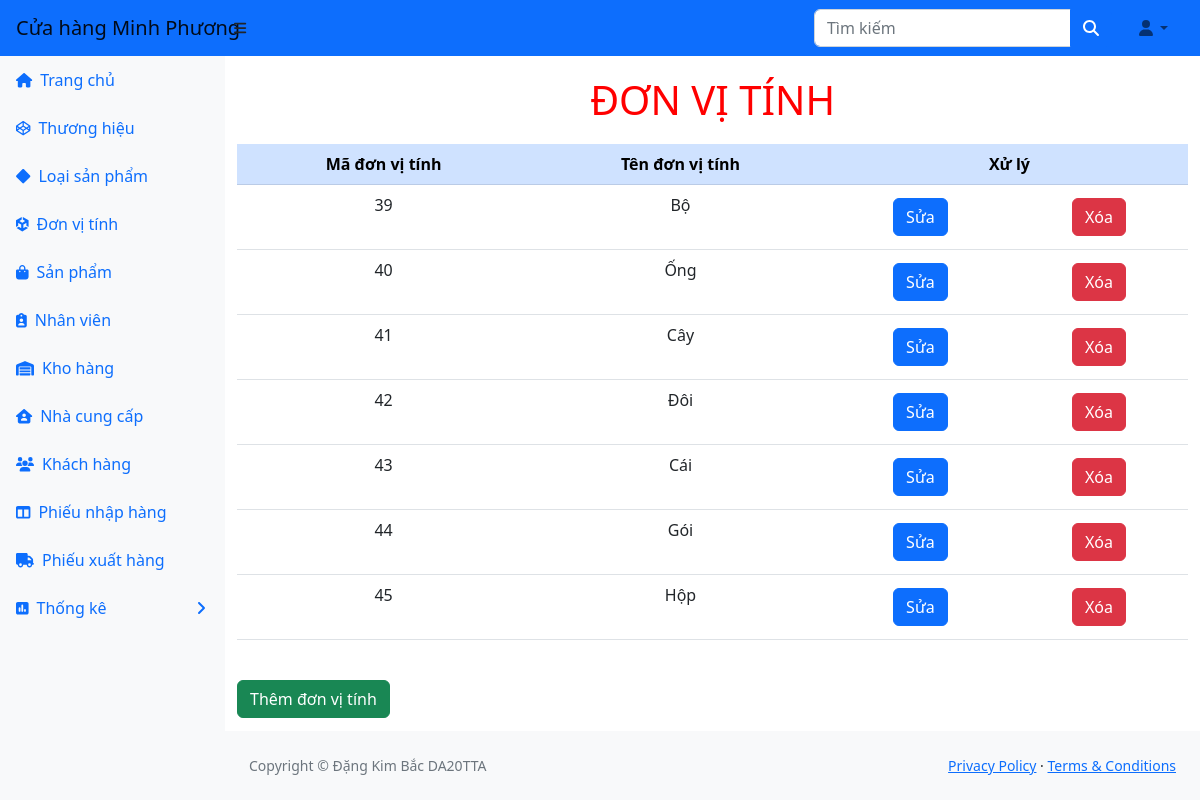
The app's page /ql_kho/ql-kho/donvitinh.php (signed in) with its own data.
### tables this page shows
CREATE TABLE `donvitinh` (
  `madonvitinh` int(255) NOT NULL,
  `tendonvitinh` varchar(255) NOT NULL
);

### ql_kho/ql-kho/donvitinh.php (the view)
<?php
    include_once("header.php");
?>
<body>
<h1 class="tieudeform">Đơn vị tính</h1>
    <table class = "table table-hover ">
        <thead class="table-primary">
        <tr>
            <th>Mã đơn vị tính</th>
            <th>Tên đơn vị tính</th>
            <th colspan="2">Xử lý</th>
        </tr>
        </thead>
        <?php
        include("ketnoi.php");
         $sql = "SELECT * FROM donvitinh ORDER BY madonvitinh ASC";
        $kq = $conn->query($sql) or die("Không thể xem ");
        while ($row = mysqli_fetch_array($kq)) {
            echo ("<tr>");
            $ma = $row["madonvitinh"];
            echo ("<td>" . $row["madonvitinh"] . "</td>");
            echo ("<td>" . $row["tendonvitinh"] . "</td>");
            echo ("<td><a class='btn btn-primary' href='suadonvitinh.php?mm=$ma'>Sửa</a></td>");
            echo ("<td>");
                ?>
                <a onclick = "return confirm('Bạn có thật sự muốn xoá không')" class="btn btn-danger" href="xoadonvitinh.php?mm=<?php echo $ma;?>">Xóa</a>
                <?php
                echo ("</td>");
            echo ("</tr>");
        }
        ?>
    </table><br>
    <a class='btn btn-success' href='themdonvitinh.php'>Thêm đơn vị tính</a>
    <?php
    include("footer.php");
?>
</body>
</html>

### ql_kho/ql-kho/header.php (style rules this page uses)
h1.tieudeform { text-align:center; text-transform:uppercase; color:red; margin:20px; }
td { text-align:center; }
th { text-align:center; }

### records on screen
donvitinh: madonvitinh "39", tendonvitinh "Bộ"
donvitinh: madonvitinh "40", tendonvitinh "Ống"
donvitinh: madonvitinh "41", tendonvitinh "Cây"
donvitinh: madonvitinh "42", tendonvitinh "Đôi"
donvitinh: madonvitinh "43", tendonvitinh "Cái"
donvitinh: madonvitinh "44", tendonvitinh "Gói"
donvitinh: madonvitinh "45", tendonvitinh "Hộp"
